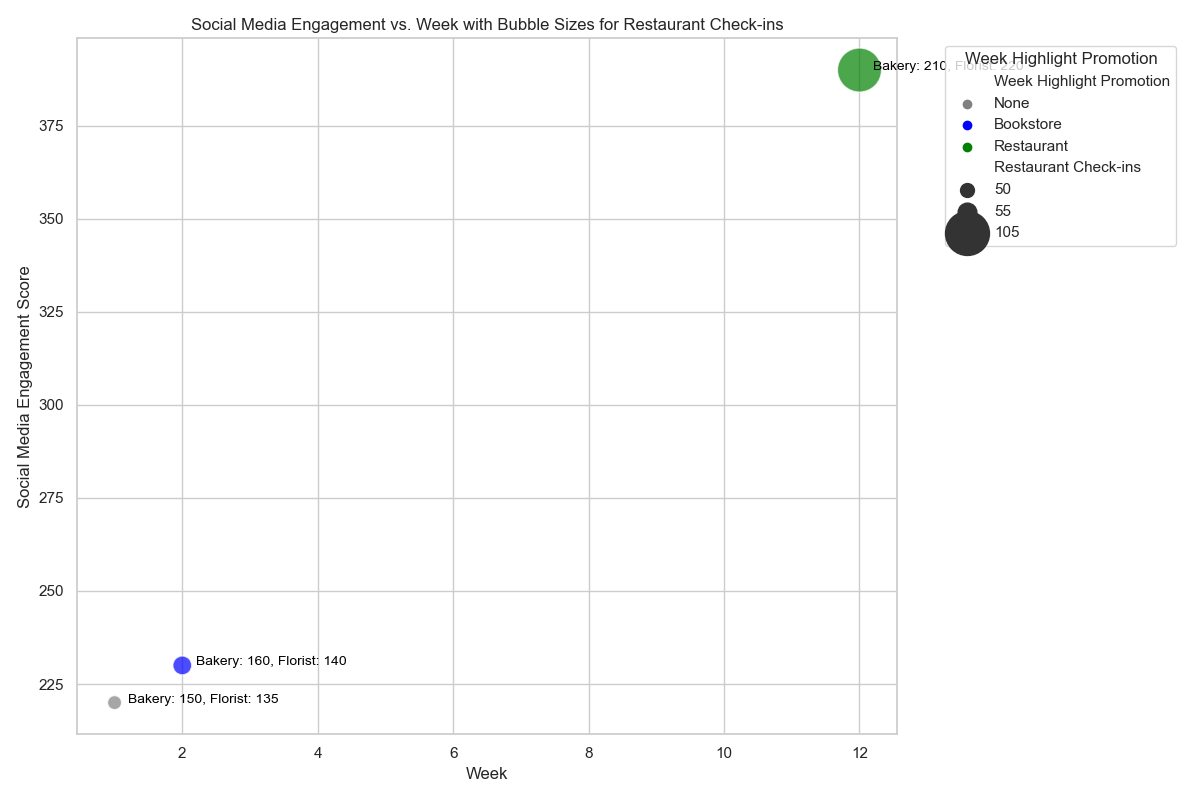

Recreate this plot in Python.

import pandas as pd
import seaborn as sns
import matplotlib.pyplot as plt

# Create a DataFrame from the provided data
data = [
    {'Week': 1, 'Bakery Page Likes': 150, 'Florist Page Likes': 135, 'Bookstore Page Shares': 40, 'Restaurant Check-ins': 50, 'Week Highlight Promotion': 'None', 'Social Media Engagement Score': 220},
    {'Week': 2, 'Bakery Page Likes': 160, 'Florist Page Likes': 140, 'Bookstore Page Shares': 45, 'Restaurant Check-ins': 55, 'Week Highlight Promotion': 'Bookstore', 'Social Media Engagement Score': 230},
    # ... add all the other weeks data
    {'Week': 12, 'Bakery Page Likes': 210, 'Florist Page Likes': 220, 'Bookstore Page Shares': 110, 'Restaurant Check-ins': 105, 'Week Highlight Promotion': 'Restaurant', 'Social Media Engagement Score': 390}
]
df = pd.DataFrame(data)

# Create a color palette for the 'Week Highlight Promotion' categories
promotion_palette = {
    'None': 'gray',
    'Bookstore': 'blue',
    'Bakery': 'orange',
    'Restaurant': 'green',
    'Florist': 'red'
}

# Create the bubble chart
plt.figure(figsize=(12, 8))
bubble_chart = sns.scatterplot(
    data=df,
    x="Week",
    y="Social Media Engagement Score",
    size="Restaurant Check-ins",
    hue="Week Highlight Promotion",
    palette=promotion_palette,
    sizes=(100, 1000),  # Control the range of bubble sizes
    alpha=0.7,
    legend='full'
)

# Add annotations for Bakery and Florist Page Likes
for line in range(0, df.shape[0]):
    bubble_chart.text(df.Week[line]+0.2, df["Social Media Engagement Score"][line], 
                      f"Bakery: {df['Bakery Page Likes'][line]}, Florist: {df['Florist Page Likes'][line]}", 
                      horizontalalignment='left', 
                      size='small', color='black')

# Finalize and display the bubble chart
plt.title('Social Media Engagement vs. Week with Bubble Sizes for Restaurant Check-ins')
plt.xlabel('Week')
plt.ylabel('Social Media Engagement Score')
plt.legend(title='Week Highlight Promotion', bbox_to_anchor=(1.05, 1), loc='upper left')
plt.tight_layout()
plt.show()
